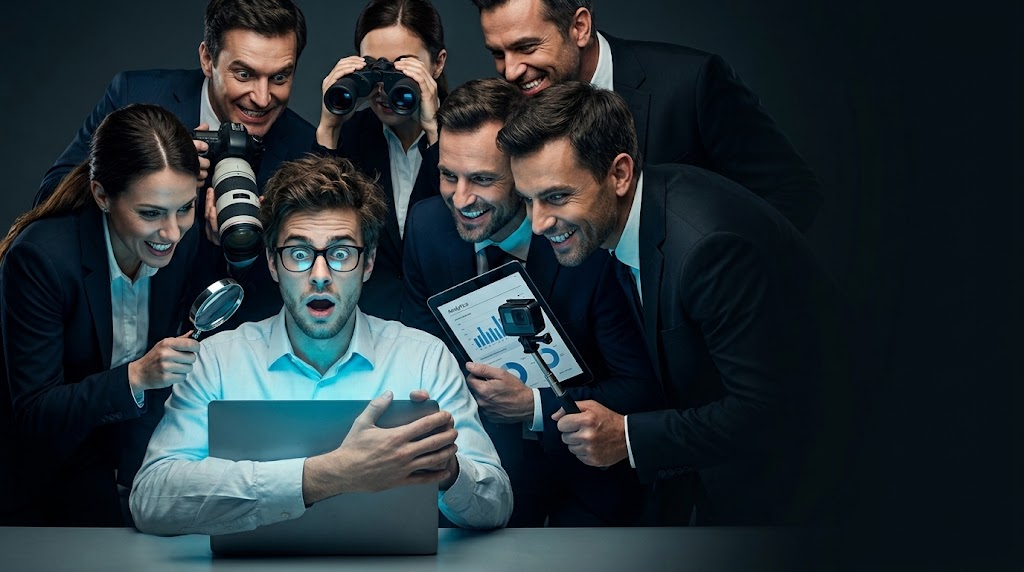
#> input picture thumbnails/gemini/G2-POSTER.jpg, 1024 x 572 px, found by its file name
$ python make_psd.py
#> lines starting #> are read from the running program, lines starting #| are printed output that depends on the picture
"""
Φτιάχνει PSD με layers:
  - BACKGROUND (η εικόνα, native 1024x572)
  - 4 TEXT layers (A warm / B pop / C ice / ORIGINAL yellow)
  - SAFE-ZONE guide
Κάθε text layer = transparent PNG πάνω από το background.
"""
import os
from PIL import Image, ImageDraw, ImageFont
from psd_tools import PSDImage

SRC = r"C:\Users\andys\privacy-yt\thumbnails\gemini\G2-POSTER.jpg"
OUT = r"C:\Users\andys\privacy-yt\thumbnails\gemini\POSTER-LAYERS.psd"
FONT = r"C:\Users\andys\privacy-yt\fonts\sfpro\San-Francisco-Pro-Fonts-master\SF-Pro-Display-Black.otf"
WORK = r"C:\Users\andys\privacy-yt\thumbnails\gemini\_layers"
os.makedirs(WORK, exist_ok=True)

# --- BACKGROUND: native διάσταση ---
bg = Image.open(SRC).convert("RGB")
#> bg is the input picture: PIL image 1024x572 RGB; mean R, G, B 38.3, 49, 54.3
W, H = bg.size
#> W = 1024; H = 572
print(f"  Background: {W}x{H}")
#|   Background: 1024x572

def make_text_layer(name, colors, size=54, x_offset=14, y_start=100, leading=62, out_name=None):
    """Φτιάχνει transparent PNG με 4 σειρές κειμένου, δεξιά στοιχισμένο."""
    img = Image.new("RGBA", (W, H), (0, 0, 0, 0))
    d = ImageDraw.Draw(img)
    font = ImageFont.truetype(FONT, size)
    words = ["THEY", "WANT", "YOUR", "DATA"]
    y = y_start
    for word, col in zip(words, colors):
        # Δεξιά στοίχιση
        bbox = d.textbbox((0, 0), word, font=font)
        tw = bbox[2] - bbox[0]
        x = W - tw - x_offset
        # Shadow (μαύρο, 3px offset)
        for dx, dy in [(3,3), (2,2), (1,1)]:
            d.text((x+dx, y+dy), word, font=font, fill=(0,0,0,230))
        d.text((x, y), word, font=font, fill=col)
        y += leading
    p = os.path.join(WORK, out_name or f"{name}.png")
    img.save(p)
    print(f"  {name}: {p}")
    return p

# Χρώματα
TXT = {
    "TEXT-1-WARM":  [(255,217,160,255),(255,217,160,255),(232,244,248,255),(232,244,248,255)],
    "TEXT-2-POP":   [(255,179,71,255),(255,179,71,255),(79,224,208,255),(79,224,208,255)],
    "TEXT-3-ICE":   [(191,234,245,255),(214,242,250,255),(232,248,252,255),(255,255,255,255)],
    "TEXT-4-ORIG":  [(255,224,0,255),(255,224,0,255),(255,255,255,255),(255,255,255,255)],
}

paths = {}
for name, cols in TXT.items():
    paths[name] = make_text_layer(name, cols)
#> this loop made 4 passes
#> pass 1, in make_text_layer, `img.save(p)`:
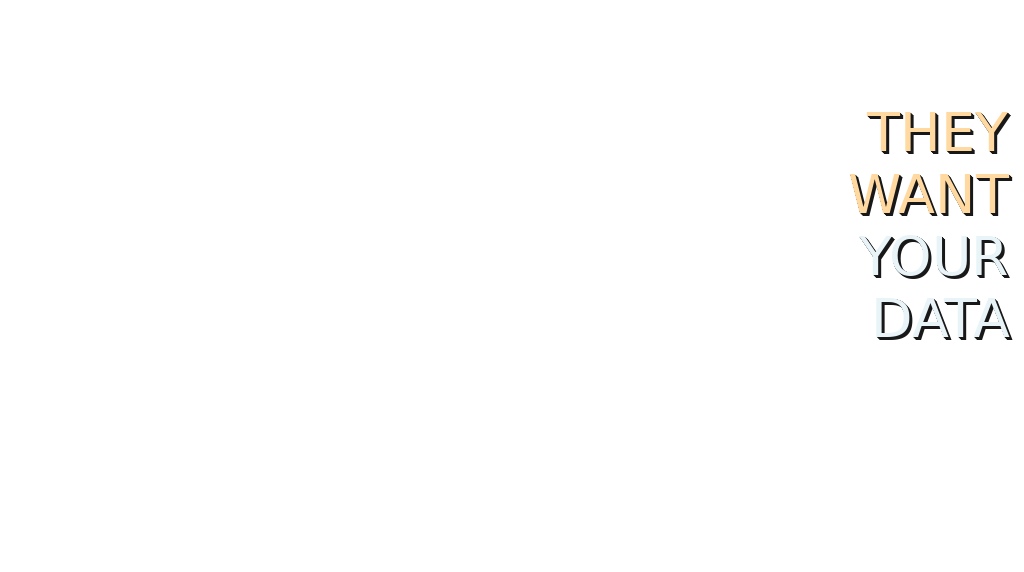
#> saved as TEXT-1-WARM.png: PIL image 1024x572 RGBA; mean R, G, B, A 3.3, 3.1, 2.7, 4.8; transparent parts drawn white
#> pass 2, in make_text_layer (call 2), `img.save(p)`:
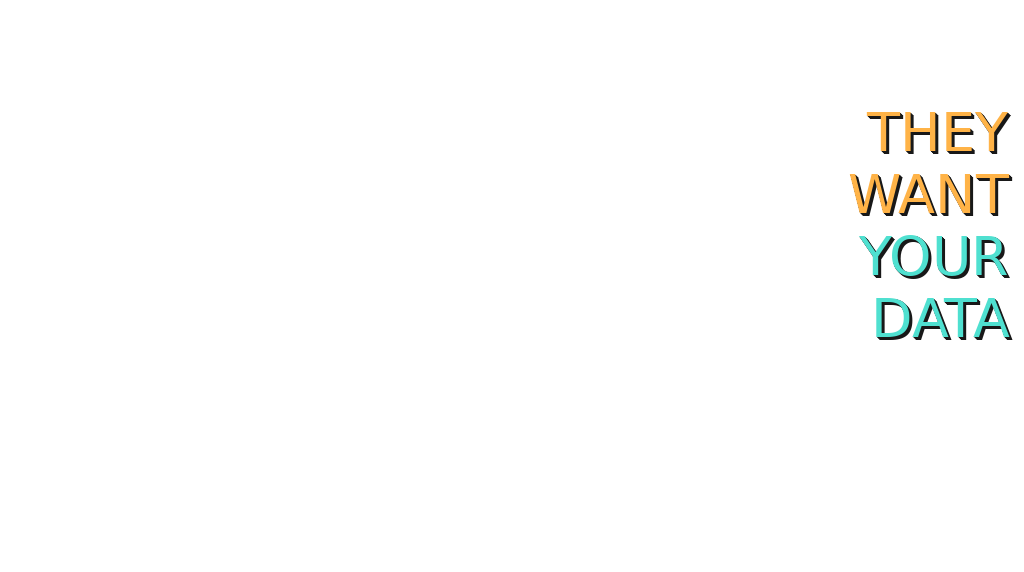
#> saved as TEXT-2-POP.png: PIL image 1024x572 RGBA; mean R, G, B, A 2.3, 2.7, 1.9, 4.8; transparent parts drawn white

# --- SAFE ZONE guide ---
sz = Image.new("RGBA", (W, H), (0,0,0,0))
d = ImageDraw.Draw(sz)
# Γραμμή στο 148px (Gumroad safe zone)
d.line([(0,148),(W,148)], fill=(255,0,0,200), width=2)
d.text((10, 152), "GUMROAD SAFE ZONE (below this line)", fill=(255,80,80,255))
sz_path = os.path.join(WORK, "GUIDE-safe-zone.png")
sz.save(sz_path)
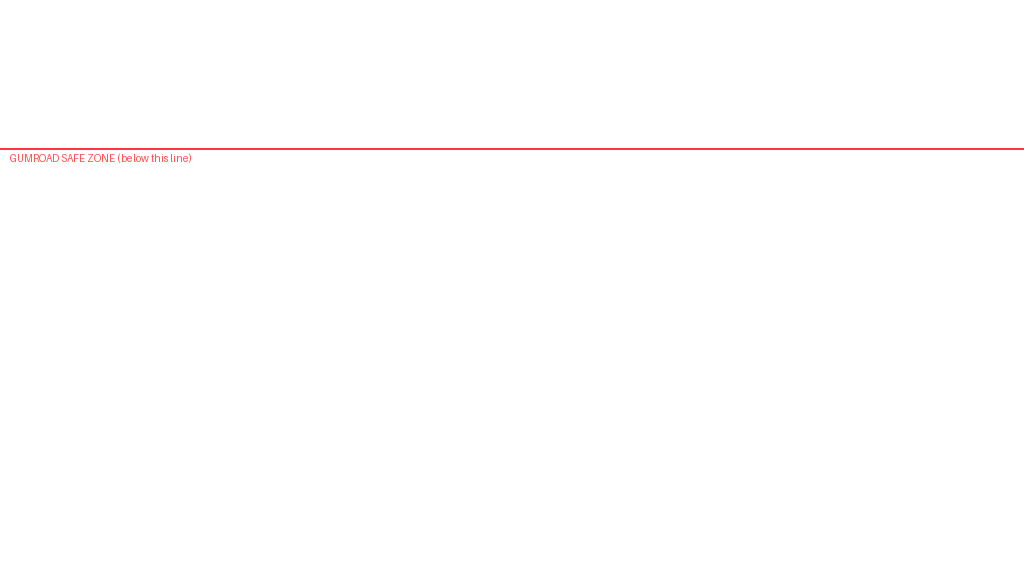
#> saved as GUIDE-safe-zone.png: PIL image 1024x572 RGBA; mean R, G, B, A 1.2, 0.1, 0.1, 0.9; transparent parts drawn white
print(f"  GUIDE: {sz_path}")

# --- ΦΤΙΑΧΝΩ ΤΟ PSD ---
#> (the run stopped early here; a loop or call above may not have finished)
